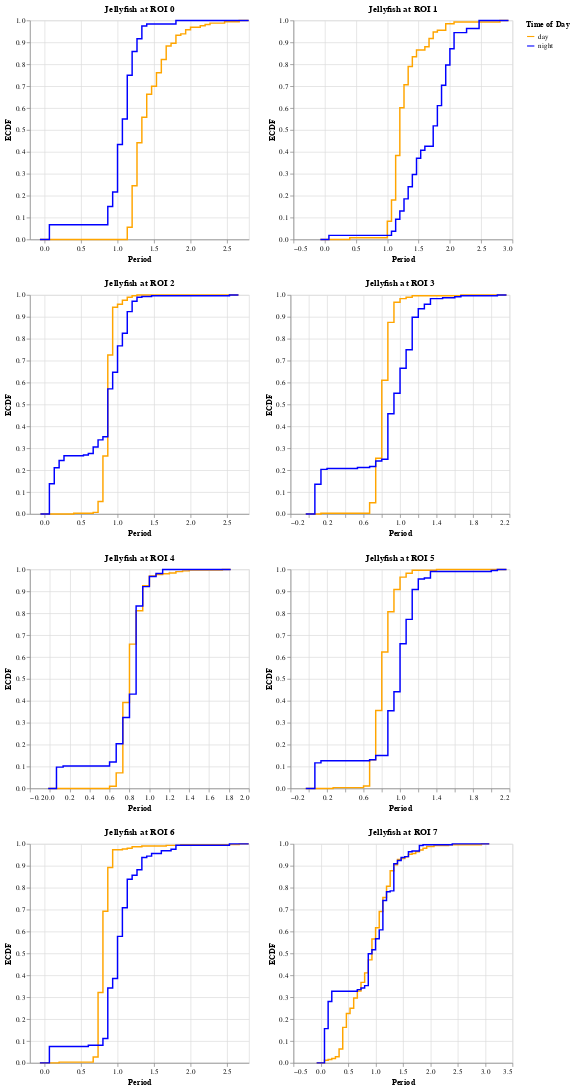

This figure's notebook cell:
### Code cell
(ecdfs[0] | ecdfs[1]) & (ecdfs[2] | ecdfs[3]) & (ecdfs[4] | ecdfs[5]) & (ecdfs[6] | ecdfs[7])

### Figure 1 — Vega-Lite specification as saved in the notebook (floating-point values rounded to 4 significant figures; data arrays with more than 128 entries replaced by an {"elided": "..."} marker saying what was removed)
{"$schema": "https://vega.github.io/schema/vega-lite/v2.6.0.json", "config": {"view": {"height": 300, "width": 400}}, "datasets": {"data-5a9bd169de6e160d7624a730bfa25dbb": {"elided": "1060 records"}, "data-660323aafd2b6cbf5cca4569d42ba468": {"elided": "1028 records"}, "data-90fefd7615399b0f993ee70a3bc1c9b3": {"elided": "570 records"}, "data-a04a074107f24e24f854e3b076ba6ceb": {"elided": "918 records"}, "data-aef7908fff3a788a7e321da74b68e661": {"elided": "378 records"}, "data-b04571bb0c9f00a29a34aa465ba03da7": {"elided": "1122 records"}, "data-b2be800f75aac51be1575de4df068470": {"elided": "1066 records"}, "data-bc58e458d160685bbd414e952c80476c": {"elided": "984 records"}}, "vconcat": [{"hconcat": [{"data": {"name": "data-90fefd7615399b0f993ee70a3bc1c9b3"}, "encoding": {"color": {"field": "Condition", "scale": {"range": ["orange", "blue"]}, "title": "Time of Day", "type": "nominal"}, "order": {"field": "Period", "sort": "ascending", "type": "quantitative"}, "x": {"field": "Period", "type": "quantitative"}, "y": {"field": "__ECDF", "title": "ECDF", "type": "quantitative"}}, "height": 300, "mark": {"type": "line"}, "title": "Jellyfish at ROI 0", "width": 300}, {"data": {"name": "data-aef7908fff3a788a7e321da74b68e661"}, "encoding": {"color": {"field": "Condition", "scale": {"range": ["orange", "blue"]}, "title": "Time of Day", "type": "nominal"}, "order": {"field": "Period", "sort": "ascending", "type": "quantitative"}, "x": {"field": "Period", "type": "quantitative"}, "y": {"field": "__ECDF", "title": "ECDF", "type": "quantitative"}}, "height": 300, "mark": {"type": "line"}, "title": "Jellyfish at ROI 1", "width": 300}]}, {"hconcat": [{"data": {"name": "data-b04571bb0c9f00a29a34aa465ba03da7"}, "encoding": {"color": {"field": "Condition", "scale": {"range": ["orange", "blue"]}, "title": "Time of Day", "type": "nominal"}, "order": {"field": "Period", "sort": "ascending", "type": "quantitative"}, "x": {"field": "Period", "type": "quantitative"}, "y": {"field": "__ECDF", "title": "ECDF", "type": "quantitative"}}, "height": 300, "mark": {"type": "line"}, "title": "Jellyfish at ROI 2", "width": 300}, {"data": {"name": "data-b2be800f75aac51be1575de4df068470"}, "encoding": {"color": {"field": "Condition", "scale": {"range": ["orange", "blue"]}, "title": "Time of Day", "type": "nominal"}, "order": {"field": "Period", "sort": "ascending", "type": "quantitative"}, "x": {"field": "Period", "type": "quantitative"}, "y": {"field": "__ECDF", "title": "ECDF", "type": "quantitative"}}, "height": 300, "mark": {"type": "line"}, "title": "Jellyfish at ROI 3", "width": 300}]}, {"hconcat": [{"data": {"name": "data-660323aafd2b6cbf5cca4569d42ba468"}, "encoding": {"color": {"field": "Condition", "scale": {"range": ["orange", "blue"]}, "title": "Time of Day", "type": "nominal"}, "order": {"field": "Period", "sort": "ascending", "type": "quantitative"}, "x": {"field": "Period", "type": "quantitative"}, "y": {"field": "__ECDF", "title": "ECDF", "type": "quantitative"}}, "height": 300, "mark": {"type": "line"}, "title": "Jellyfish at ROI 4", "width": 300}, {"data": {"name": "data-bc58e458d160685bbd414e952c80476c"}, "encoding": {"color": {"field": "Condition", "scale": {"range": ["orange", "blue"]}, "title": "Time of Day", "type": "nominal"}, "order": {"field": "Period", "sort": "ascending", "type": "quantitative"}, "x": {"field": "Period", "type": "quantitative"}, "y": {"field": "__ECDF", "title": "ECDF", "type": "quantitative"}}, "height": 300, "mark": {"type": "line"}, "title": "Jellyfish at ROI 5", "width": 300}]}, {"hconcat": [{"data": {"name": "data-a04a074107f24e24f854e3b076ba6ceb"}, "encoding": {"color": {"field": "Condition", "scale": {"range": ["orange", "blue"]}, "title": "Time of Day", "type": "nominal"}, "order": {"field": "Period", "sort": "ascending", "type": "quantitative"}, "x": {"field": "Period", "type": "quantitative"}, "y": {"field": "__ECDF", "title": "ECDF", "type": "quantitative"}}, "height": 300, "mark": {"type": "line"}, "title": "Jellyfish at ROI 6", "width": 300}, {"data": {"name": "data-5a9bd169de6e160d7624a730bfa25dbb"}, "encoding": {"color": {"field": "Condition", "scale": {"range": ["orange", "blue"]}, "title": "Time of Day", "type": "nominal"}, "order": {"field": "Period", "sort": "ascending", "type": "quantitative"}, "x": {"field": "Period", "type": "quantitative"}, "y": {"field": "__ECDF", "title": "ECDF", "type": "quantitative"}}, "height": 300, "mark": {"type": "line"}, "title": "Jellyfish at ROI 7", "width": 300}]}]}
